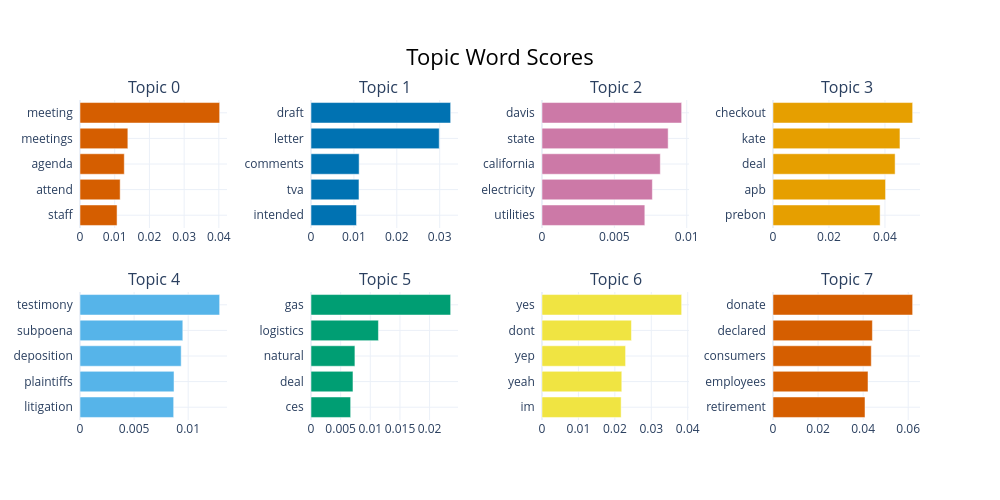

Source (notebook cell):
### Code cell
topic_model.visualize_barchart()

### Figure 1 — Plotly figure (JSON) as saved in the notebook; plotly's stock layout.template omitted (floating-point values rounded to 4 significant figures)
{"data": [{"marker": {"color": "#D55E00"}, "orientation": "h", "type": "bar", "x": [0.01068, 0.01157, 0.01276, 0.01378, 0.04023], "xaxis": "x", "y": ["staff  ", "attend  ", "agenda  ", "meetings  ", "meeting  "], "yaxis": "y"}, {"marker": {"color": "#0072B2"}, "orientation": "h", "type": "bar", "x": [0.01061, 0.01118, 0.01122, 0.02989, 0.03255], "xaxis": "x2", "y": ["intended  ", "tva  ", "comments  ", "letter  ", "draft  "], "yaxis": "y2"}, {"marker": {"color": "#CC79A7"}, "orientation": "h", "type": "bar", "x": [0.007104, 0.007625, 0.008173, 0.008715, 0.009648], "xaxis": "x3", "y": ["utilities  ", "electricity  ", "california  ", "state  ", "davis  "], "yaxis": "y3"}, {"marker": {"color": "#E69F00"}, "orientation": "h", "type": "bar", "x": [0.03827, 0.04021, 0.04363, 0.04536, 0.0499], "xaxis": "x4", "y": ["prebon  ", "apb  ", "deal  ", "kate  ", "checkout  "], "yaxis": "y4"}, {"marker": {"color": "#56B4E9"}, "orientation": "h", "type": "bar", "x": [0.008658, 0.008691, 0.009353, 0.009503, 0.01291], "xaxis": "x5", "y": ["litigation  ", "plaintiffs  ", "deposition  ", "subpoena  ", "testimony  "], "yaxis": "y5"}, {"marker": {"color": "#009E73"}, "orientation": "h", "type": "bar", "x": [0.006687, 0.007079, 0.007408, 0.01137, 0.02355], "xaxis": "x6", "y": ["ces  ", "deal  ", "natural  ", "logistics  ", "gas  "], "yaxis": "y6"}, {"marker": {"color": "#F0E442"}, "orientation": "h", "type": "bar", "x": [0.02172, 0.0219, 0.02294, 0.02455, 0.03833], "xaxis": "x7", "y": ["im  ", "yeah  ", "yep  ", "dont  ", "yes  "], "yaxis": "y7"}, {"marker": {"color": "#D55E00"}, "orientation": "h", "type": "bar", "x": [0.04083, 0.04216, 0.04362, 0.04411, 0.06197], "xaxis": "x8", "y": ["retirement  ", "employees  ", "consumers  ", "declared  ", "donate  "], "yaxis": "y8"}], "layout": {"annotations": [{"font": {"size": 16}, "showarrow": false, "text": "Topic 0", "x": 0.0875, "xanchor": "center", "xref": "paper", "y": 1, "yanchor": "bottom", "yref": "paper"}, {"font": {"size": 16}, "showarrow": false, "text": "Topic 1", "x": 0.3625, "xanchor": "center", "xref": "paper", "y": 1, "yanchor": "bottom", "yref": "paper"}, {"font": {"size": 16}, "showarrow": false, "text": "Topic 2", "x": 0.6375, "xanchor": "center", "xref": "paper", "y": 1, "yanchor": "bottom", "yref": "paper"}, {"font": {"size": 16}, "showarrow": false, "text": "Topic 3", "x": 0.9125, "xanchor": "center", "xref": "paper", "y": 1, "yanchor": "bottom", "yref": "paper"}, {"font": {"size": 16}, "showarrow": false, "text": "Topic 4", "x": 0.0875, "xanchor": "center", "xref": "paper", "y": 0.4, "yanchor": "bottom", "yref": "paper"}, {"font": {"size": 16}, "showarrow": false, "text": "Topic 5", "x": 0.3625, "xanchor": "center", "xref": "paper", "y": 0.4, "yanchor": "bottom", "yref": "paper"}, {"font": {"size": 16}, "showarrow": false, "text": "Topic 6", "x": 0.6375, "xanchor": "center", "xref": "paper", "y": 0.4, "yanchor": "bottom", "yref": "paper"}, {"font": {"size": 16}, "showarrow": false, "text": "Topic 7", "x": 0.9125, "xanchor": "center", "xref": "paper", "y": 0.4, "yanchor": "bottom", "yref": "paper"}], "height": 500, "hoverlabel": {"bgcolor": "white", "font": {"family": "Rockwell", "size": 16}}, "showlegend": false, "title": {"font": {"color": "Black", "size": 22}, "text": "Topic Word Scores", "x": 0.5, "xanchor": "center", "yanchor": "top"}, "width": 1000, "xaxis": {"anchor": "y", "domain": [0, 0.175], "showgrid": true}, "xaxis2": {"anchor": "y2", "domain": [0.275, 0.45], "showgrid": true}, "xaxis3": {"anchor": "y3", "domain": [0.55, 0.725], "showgrid": true}, "xaxis4": {"anchor": "y4", "domain": [0.825, 1], "showgrid": true}, "xaxis5": {"anchor": "y5", "domain": [0, 0.175], "showgrid": true}, "xaxis6": {"anchor": "y6", "domain": [0.275, 0.45], "showgrid": true}, "xaxis7": {"anchor": "y7", "domain": [0.55, 0.725], "showgrid": true}, "xaxis8": {"anchor": "y8", "domain": [0.825, 1], "showgrid": true}, "yaxis": {"anchor": "x", "domain": [0.6, 1], "showgrid": true}, "yaxis2": {"anchor": "x2", "domain": [0.6, 1], "showgrid": true}, "yaxis3": {"anchor": "x3", "domain": [0.6, 1], "showgrid": true}, "yaxis4": {"anchor": "x4", "domain": [0.6, 1], "showgrid": true}, "yaxis5": {"anchor": "x5", "domain": [0, 0.4], "showgrid": true}, "yaxis6": {"anchor": "x6", "domain": [0, 0.4], "showgrid": true}, "yaxis7": {"anchor": "x7", "domain": [0, 0.4], "showgrid": true}, "yaxis8": {"anchor": "x8", "domain": [0, 0.4], "showgrid": true}}}
